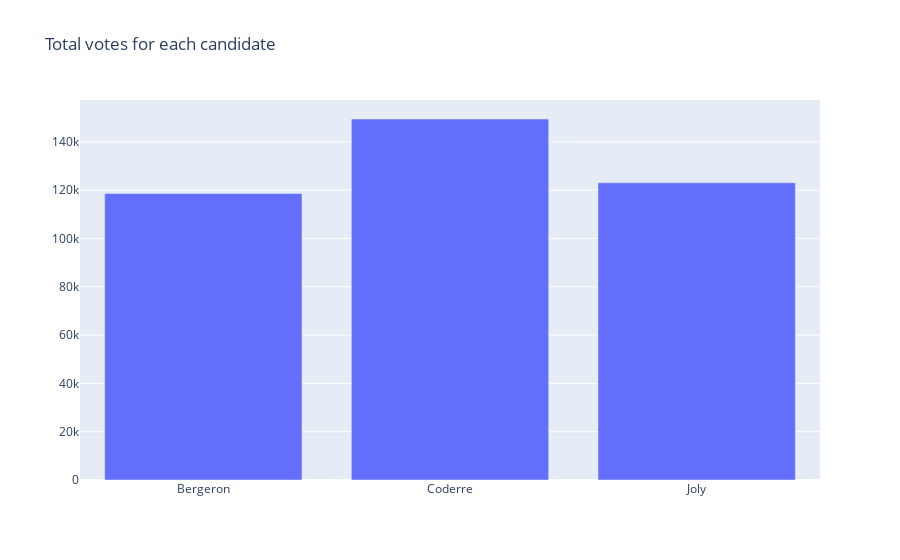
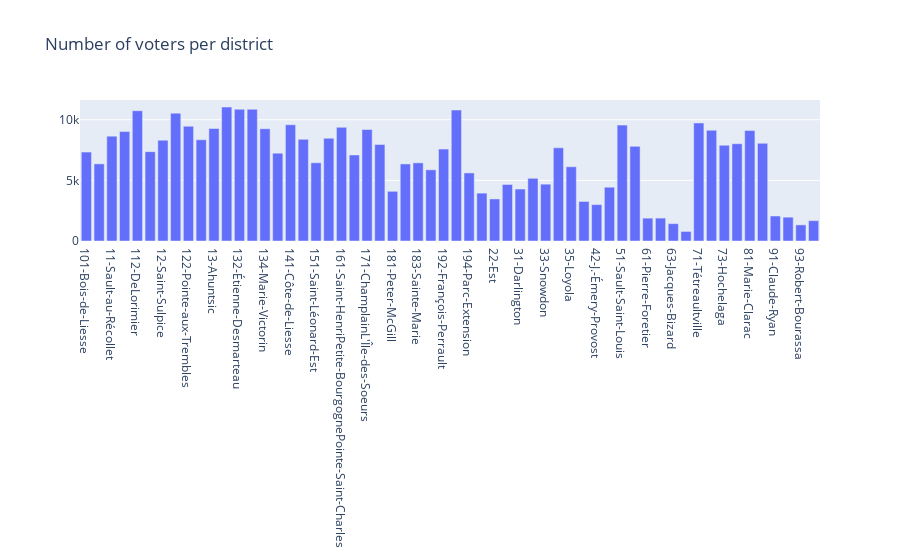

Notebook source saved alongside these figures, in order:
### Code cell
import pandas as pd
import plotly.graph_objs as go

df = pd.read_csv('https://raw.githubusercontent.com/plotly/datasets/master/election.csv')
df = df.melt(id_vars=['district', 'total', 'winner', 'result', 'district_id'],
value_vars=['Coderre', 'Bergeron', 'Joly'], var_name='candidate', value_name='votes')

total_votes = df.groupby('candidate')['votes'].sum().reset_index()

fig = go.Figure([go.Bar(x=total_votes['candidate'], y=total_votes['votes'])])
fig.update_layout(title='Total votes for each candidate')
fig.show()
df = pd.read_csv('https://raw.githubusercontent.com/plotly/datasets/master/election.csv')
df = df.melt(id_vars=['district', 'total', 'winner', 'result', 'district_id'],
value_vars=['Coderre', 'Bergeron', 'Joly'], var_name='candidate', value_name='votes')
voters_per_district = df.groupby('district')['votes'].sum().reset_index()

fig = go.Figure([go.Bar(x=voters_per_district['district'], y=voters_per_district['votes'])])
fig.update_layout(title='Number of voters per district')
fig.show()
df = pd.read_csv('https://raw.githubusercontent.com/plotly/datasets/master/election.csv')
df = df.melt(id_vars=['district', 'total', 'winner', 'result', 'district_id'],
value_vars=['Coderre', 'Bergeron', 'Joly'], var_name='candidate', value_name='votes')
top_4_districts = df.groupby(['district', 'candidate'])['votes'].sum().reset_index()
top_4_districts = top_4_districts[top_4_districts['district'].isin(['District 1', 'District 2', 'District 3', 'District 4'])]

fig = go.Figure()
for candidate in top_4_districts['candidate'].unique():
    fig.add_trace(go.Bar(x=top_4_districts[top_4_districts['candidate'] == candidate]['district'],
                         y=top_4_districts[top_4_districts['candidate'] == candidate]['votes'],
                         name=candidate))

fig.update_layout(barmode='group', title='Votes for top 4 districts for each candidate')
fig.show()

### Figure 1 — Plotly figure (JSON) as saved in the notebook; plotly's stock layout.template omitted (floating-point values rounded to 4 significant figures)
{"data": [{"type": "bar", "x": ["Bergeron", "Coderre", "Joly"], "y": [118637, 149467, 123062]}], "layout": {"autosize": true, "title": {"text": "Total votes for each candidate"}, "xaxis": {"autorange": true, "range": [-0.5, 2.5], "type": "category"}, "yaxis": {"autorange": true, "range": [0, 157300.0], "type": "linear"}}}

### Figure 2 — Plotly figure (JSON) as saved in the notebook; plotly's stock layout.template omitted (floating-point values rounded to 4 significant figures)
{"data": [{"type": "bar", "x": ["101-Bois-de-Liesse", "102-Cap-Saint-Jacques", "11-Sault-au-Récollet", "111-Mile-End", "112-DeLorimier", "113-Jeanne-Mance", "12-Saint-Sulpice", "121-La Pointe-aux-Prairies", "122-Pointe-aux-Trembles", "123-Rivière-des-Prairies", "13-Ahuntsic", "131-Saint-Édouard", "132-Étienne-Desmarteau", "133-Vieux-Rosemont", "134-Marie-Victorin", "14-Bordeaux-Cartierville", "141-Côte-de-Liesse", "142-Norman-McLaren", "151-Saint-Léonard-Est", "152-Saint-Léonard-Ouest", "161-Saint-HenriPetite-BourgognePointe-Saint-Charles", "162-Saint-PaulÉmard", "171-ChamplainL'Île-des-Soeurs", "172-Desmarchais-Crawford", "181-Peter-McGill", "182-Saint-Jacques", "183-Sainte-Marie", "191-Saint-Michel", "192-François-Perrault", "193-Villeray", "194-Parc-Extension", "21-Ouest", "22-Est", "23-Centre", "31-Darlington", "32-Côte-des-Neiges", "33-Snowdon", "34-Notre-Dame-de-Grâce", "35-Loyola", "41-du Canal", "42-J.-Émery-Provost", "43-Fort-Rolland", "51-Sault-Saint-Louis", "52-Cecil-P.-Newman", "61-Pierre-Foretier", "62-Denis-Benjamin-Viger", "63-Jacques-Bizard", "64-Sainte-Geneviève", "71-Tétreaultville", "72-MaisonneuveLongue-Pointe", "73-Hochelaga", "74-Louis-Riel", "81-Marie-Clarac", "82-Ovide-Clermont", "91-Claude-Ryan", "92-Joseph-Beaubien", "93-Robert-Bourassa", "94-Jeanne-Sauvé"], "y": [7334, 6363, 8650, 9030, 10747, 7370, 8316, 10546, 9465, 8351, 9282, 11050, 10867, 10866, 9259, 7247, 9587, 8385, 6454, 8479, 9378, 7096, 9200, 7956, 4099, 6357, 6445, 5872, 7583, 10802, 5615, 3951, 3469, 4663, 4287, 5172, 4687, 7688, 6125, 3263, 3003, 4438, 9560, 7809, 1887, 1889, 1432, 789, 9737, 9135, 7900, 8025, 9111, 8060, 2062, 1965, 1330, 1678]}], "layout": {"autosize": true, "title": {"text": "Number of voters per district"}, "xaxis": {"autorange": true, "range": [-0.5, 57.5], "type": "category"}, "yaxis": {"autorange": true, "range": [0, 11630.0], "type": "linear"}}}
